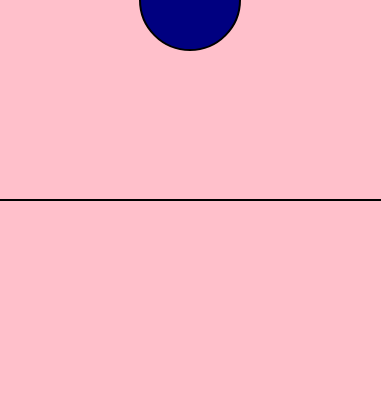
Frame 1 (no input)
Frame 60 (no input): identical to frame 1, image omitted
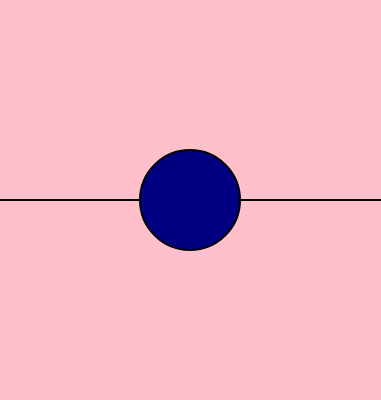
Frame 120 (the mouse pressed at the canvas centre since frame 60)

The p5.js sketch that drew these frames (run headless with seeded random() and noise() and a simulated clock; from frame 60 on, the mouse is pressed at the canvas centre):

// p5.js sketch
// ── sketch.js
//Moving No Flash Ball
var counter = 0; //declare counter to be 0
var balldir = false; //declaring balldir as a variable. can set to true or false.
var bgColor = "pink";
var eColor = 0;                    //will change in if statement
function setup() {
  createCanvas(381,400);
  eColor = color(235, 100, 15); }

function draw() {
//STYLES
  //noStroke();
  strokeWeight(2);
    //stroke("indigo")
  background(bgColor);
  fill(eColor);
  console.log(counter);

  var mapX = map(mouseX, 0, width, 0, 381);
  var mapY = map(mouseY, 0, height, 0, 400);


if(mouseY > 0 && mouseY < 200){ background("seashell");}
if(mouseY > 200 && mouseY < 400) { background("darksalmon");}

line(0, 200, 400, 200);

fill("navy");
ellipse(190, mapY, 100, 100);
//ellipse(mapX, mapY, 100, 100); //follows cursor
}
